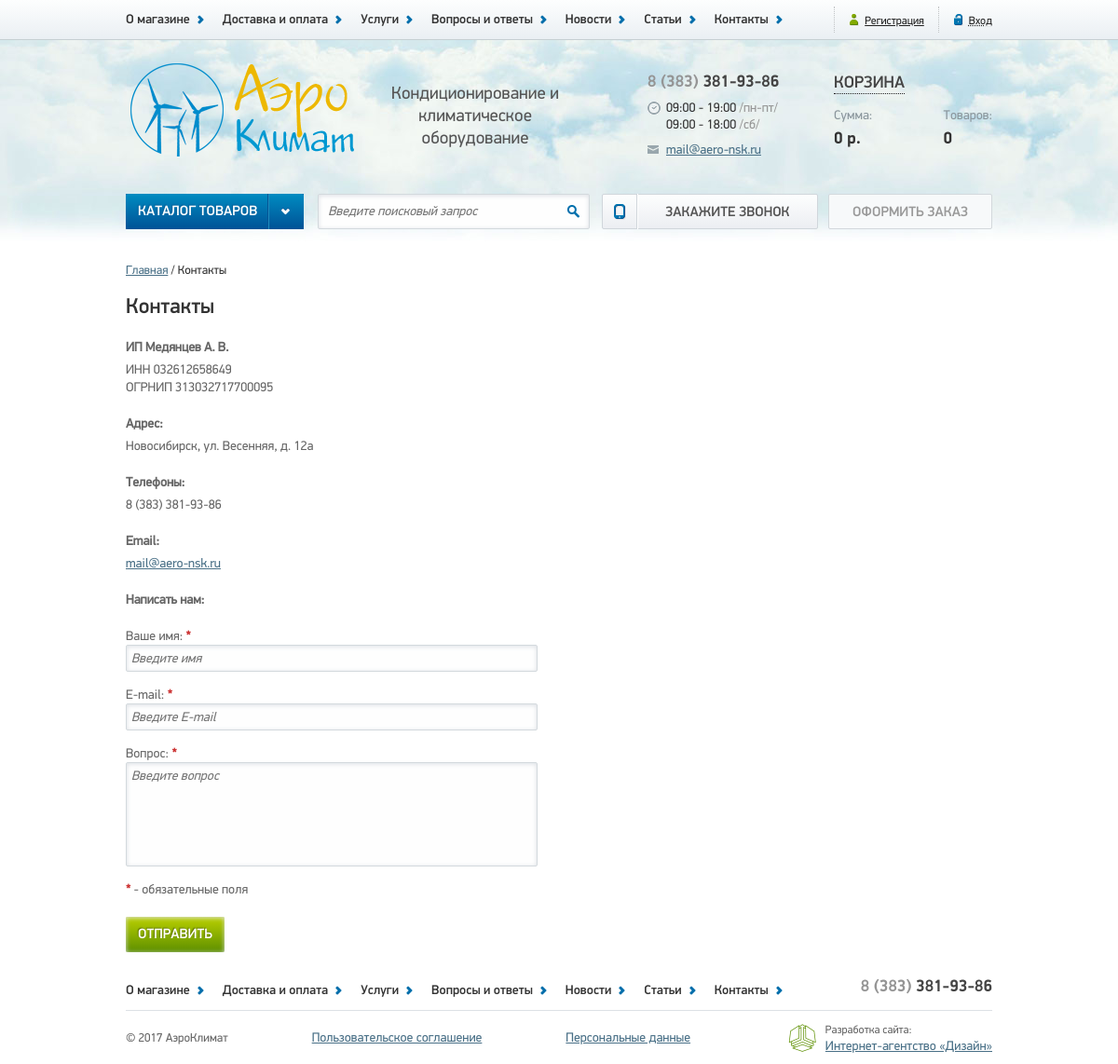
Screenshot of /contacts with the database file from the repository.
### tables this page shows
CREATE TABLE `pages` (
  `id` int(3) NOT NULL AUTO_INCREMENT,
  `name` varchar(255) NOT NULL,
  `title` varchar(255) NOT NULL,
  `meta_d` varchar(255) NOT NULL,
  `meta_k` varchar(255) NOT NULL,
  `text` text NOT NULL,
  `text1` text,
  `text2` text,
  `text3` text,
  PRIMARY KEY (`id`)
);

### app/Controllers/Contacts.php (called while the page is built, shortened)
<?php
class Contacts extends Controller
{
    protected function actionDefault()
    {
        $this->view->page  = Page::findByName('contacts');
        $this->view->display(__DIR__ . '/../../views/default/contacts.php');
    }
}

### public/index.php (called while the page is built, shortened)
<?php
$uri = $_SERVER['REQUEST_URI'];
$parts = explode('/', $uri);
foreach ($parts as $key => $part){
    $parts[$key] = ucfirst($part);
}
if ($parts[1] === 'Admin'){
    $controllerClass = '\\App\\Controllers\\Admin\\' . (!empty($parts[2]) ? $parts[2] : 'Index');
    if (!class_exists($controllerClass)) {
        $controller = new Errors();
        $controller->action('403');
    }
    $actionName = (!empty($parts[3]) ? $parts[3] : 'Default');
} else {
    $actionName = (!empty($parts[2]) ? $parts[2] : 'Default');
}
$controller = new $controllerClass;
try {
    $controller->action($actionName);
} catch (DbException $e) {
    $controller = new Errors();
    $controller->action('500');
} catch (NotFoundException $e) {
    $controller = new Errors();
    $controller->action('404');
} catch (UploaderException $e) {
    $controller = new Errors();
    $controller->action('400');
}

### app/Db.php (called while the page is built, shortened)
<?php
class Db
{
    protected $dbh;
    public function __construct()
    {
        $config = Config::getInstance()->data;
        $dsn = 'mysql:host=' . $config['db']['host'] . ';dbname=' . $config['db']['dbname'];
        try {
            $this->dbh = new \PDO($dsn, $config['db']['user'], $config['db']['password']);
        } catch (\PDOException $e) {
            $exc = new DbException($e->getMessage(), $e->getCode());
            Logger::getInstance()->emergency($exc);
            throw $exc;
        }
    }
    public function query(string $sql, string $class, array $params = [])
    {
        try {
            $sth = $this->dbh->prepare($sql);
            $sth->execute($params);
            return $sth->fetchAll(\PDO::FETCH_CLASS, $class);
        } catch (\PDOException $e) {
            $exc = new DbException($e->getMessage(), $e->getCode());
            Logger::getInstance()->error($exc);
            throw $exc;
        }
    }
}

### config/config.php (called while the page is built)
<?php
return [
    'db' => [
        'host'     => 'localhost',
        'dbname'   => 'aero',
        'user'     => 'root',
        'password' => ''
    ],
    'log' => [
        'error'    => __DIR__ . '/../logs/errors.log'
    ],
    'image' => [
        'path'     => __DIR__ . '/../public/images/'
    ]
];

### app/Traits/Singleton.php (called while the page is built, shortened)
<?php
trait Singleton
{
    private static $instance = null;
    public static function getInstance()
    {
        if (static::$instance === null) {
            static::$instance = new static();
        }
        return static::$instance;
    }
}

### app/Config.php (called while the page is built, shortened)
<?php
class Config
{
    private function __construct()
    {
        $this->data = require __DIR__ . '/../config/config.php';
    }
}

### app/Models/Model.php (called while the page is built, shortened)
<?php
abstract class Model
{
    protected static $table = null;
    public static function findByName(string $name)
    {
        $sql = 'SELECT * FROM ' . static::$table . ' WHERE name=:name';
        $params = [
            ':name' => $name
        ];
        $db = new Db();
        $data = $db->query($sql, static::class, $params);
        return array_shift($data);
    }
}

### app/Traits/Magic.php (called while the page is built, shortened)
<?php
trait Magic
{
    protected $data = [];
    public function __set($name, $value)
    {
        $this->data[$name] = $value;
    }
    public function __get($name)
    {
        return $this->data[$name];
    }
}

### views/default/contacts.php (the view, shortened to what this page needs)
<?php require __DIR__ . '/../header.php'; ?>
    <section class="container clearfix">
        <div class="path">
            <span>
                <a href="/">Главная</a>
            </span>
            <span>
                <?php echo $page->title; ?>
            </span>
        </div>
        <main class="wide">
            <h1><?php echo $page->title; ?></h1>
            <div class="contacts left">
                <?php echo $page->text; ?>
                <p><span>Написать нам:</span></p>
                <form class="feedback" method="post">
                    <label>Ваше имя: <span>*</span>
                        <input type="text" name="name" placeholder="Введите имя" required>
                    </label>
                    <label>E-mail: <span>*</span>
                        <input type="email" name="email" placeholder="Введите E-mail" required>
                    </label>
                    <label class="message">Вопрос: <span>*</span>
                        <textarea name="message" placeholder="Введите вопрос" required></textarea>
                    </label>
                    <p><span>*</span> - обязательные поля</p>
                    <input type="submit" value="Отправить">
                </form>
            </div>
        </main>
    </section>
<?php require __DIR__ . '/../footer.php';

### public/css/style.css (style rules this page uses)
.left { float: left; }
.clearfix::after { content:""; display: table; clear: both; }
body { background: #ffffff url(/images/bg.jpg) repeat-x 0 42px; }
p { font: 14px/19px "Display"; color: #666666; margin-top: 10px; margin-bottom: 20px; }
h1 { font: 23px "DisplayMedium"; color: #333; padding-bottom: 10px; }
input, select { vertical-align: middle; }
input, main .panel textarea { border: 1px solid #d3d9dd; border-radius: 2px; background: #fefefe; box-shadow: inset 0 1px 5px 0 #dbdfe4; font: italic 14px "Display"; color: #616161; padding: 0 10px; }
input[type="submit"] { font: 15px/38px "DisplayMedium"; color: #fff; text-transform: uppercase; display: block; height: 38px; border-radius: 2px; padding: 0 13px; text-decoration: none; border: none; text-shadow: -1px -1px 1px #677d00; background: #bad000; background: -moz-linear-gradient(top, #bad000 0%, #5d8f00 100%); background: -webkit-gradient(linear, left top, left bottom, color-stop(0%,#bad000), color-stop(100%,#5d8f00)); background: -webkit-linear-gradient(top, #bad000 0%,#5d8f00 100%); background: -o-linear-gradient(top, #bad000 0%,#5d8f00 100%); background: -ms-linear-gradient(top, #bad000 0%,#5d8f00 100%); background: linear-gradient(to bottom, #bad000 0%,#5d8f00 100%); filter: progid:DXImageTransform.Microsoft.gradient( startColorstr='#bad000', endColorstr='#5d8f00',GradientType=0 ); }
.container { width: 930px; margin: 0 auto; }
.path { margin: 15px 0; font: 13px "Display"; color: #333333; }
.path a { font-size: 13px; }
.path span:after { content: " / "; }
.path span:last-child::after { content: ""; }
main .contacts { width: 450px; }
main .contacts span { display: block; margin-bottom: 5px; font-weight: bold; }
main form.feedback label { font: 14px/19px "Display"; color: #666666; }
main form.feedback span { display: inline; color: #cc3333; }
main form.feedback input[type="text"], main form.feedback input[type="email"] { margin-bottom: 15px; }
main form.feedback input[type="text"], main form.feedback input[type="email"], main form.feedback textarea { width: 430px; border: 1px solid #d3d9dd; border-radius: 2px; background: #fefefe; box-shadow: inset 0 1px 5px 0 #dbdfe4; font: italic 14px "Display"; color: #616161; padding: 5px; }
main form.feedback textarea { height: 100px; resize: none; }

### rows the page displays
pages: title "Контакты", text "ИП Медянцев А. В. ИНН 032612658649 ОГРНИП 313032717700095 Адрес: Новосибирск, ул. Весенняя, д. 12а Телефоны: 8 (383) 381-93-86 Email: mail@aero-nsk.ru"
